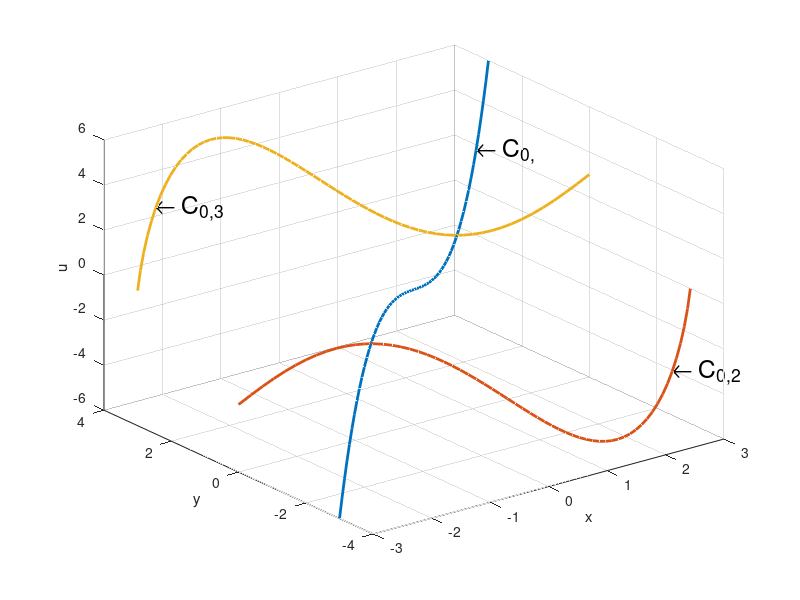

The MATLAB source for this figure: (Note: this script raises an error after producing the figure.)
% Set x-coordinate range
x = -3:0.1:3;

% Plot C_{0,1}, consensus critical manifold
y1 = x;
z1 = (x.^3-3*x)/3;
plot3(x,y1,z1,'LineWidth',2)
txt_c01 = '\leftarrow C_{0,1}';
txt_x = 2.5; txt_z = (txt_x^3-3*txt_x)/3;
text(txt_x, txt_x, txt_z, txt_c01, 'fontsize',18);
xlabel('x'); ylabel('y'); zlabel('u')
grid on; hold on

% Plot C_{0,2}
y2 = (-sqrt(3*(12-x.^2))-x)/2;
z2 = (2*x.^3-3*sqrt(3*(12-x.^2))-15*x)/6;
plot3(x,y2,z2,'LineWidth',2)
txt_c02 = '\leftarrow C_{0,2}';
txt_x = 2.5;
txt_y = (-sqrt(3*(12-txt_x^2))-txt_x)/2;
txt_z = (2*txt_x^3-3*sqrt(3*(12-txt_x^2))-15*txt_x)/6;
text(txt_x, txt_y, txt_z, txt_c02, 'fontsize',18);
hold on

% Plot C_{0,3}
y2 = (sqrt(3*(12-x.^2))-x)/2;
z2 = (2*x.^3+3*sqrt(3*(12-x.^2))-15*x)/6;
plot3(x,y2,z2,'LineWidth',2)
txt_c03 = '\leftarrow C_{0,3}';
txt_x = -2.5;
txt_y = (sqrt(3*(12-txt_x^2))-txt_x)/2;
txt_z = (2*txt_x.^3+3*sqrt(3*(12-txt_x^2))-15*txt_x)/6;
text(txt_x, txt_y, txt_z, txt_c03, 'fontsize',18);
hold on

% Initialize from a point
% Uncomment below to choose a point very close to C_{0,1}
% p1 = [2.4, 2.4, 0.4];
% An initial point close to the repelling part of C_{0,3}
p2 = [-2, 3.5, 1];
[t,y] = ode45(@vdp_3d, [0 500], p2);
plot3(y(:,1),y(:,2),y(:,3),'-','LineWidth',5,'Color','magenta')
hold on

% An initial point close to the repelling part of C_{0,1}
p3 = -[2.2, 2.4, 1.8];
[t1,y1] = ode45(@vdp_3d, [0 500], p3);
plot3(y1(:,1),y1(:,2),y1(:,3),'-','LineWidth',5,'Color','green')
